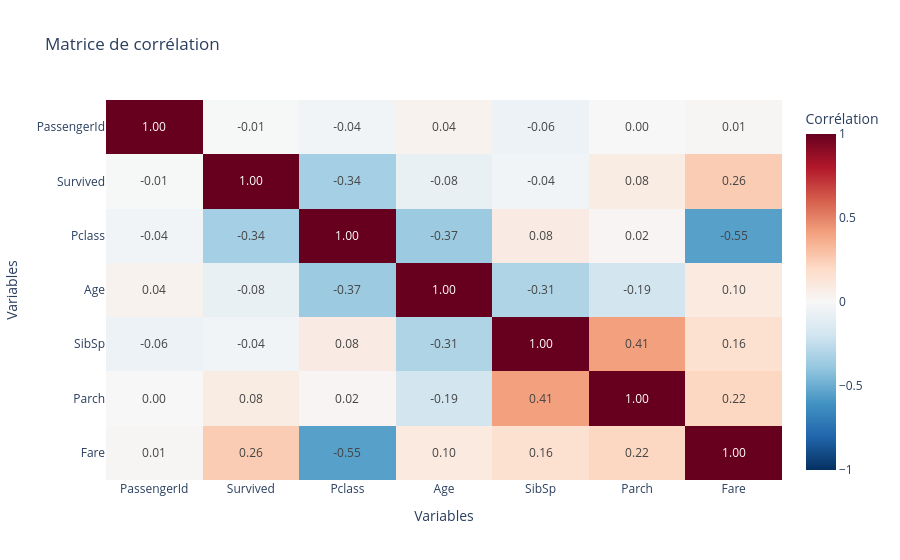

Write notebook code for a chart like this one.
### Markdown cell above
- Matrice de colération

### Code cell
if "df" not in globals():
    df = charger_donnees("train.csv", sep=",").copy()

corr_matrix = df.select_dtypes(include=["number"]).corr()

fig_corr = px.imshow(
    corr_matrix,
    text_auto=".2f",
    color_continuous_scale="RdBu_r",
    zmin=-1,
    zmax=1,
    aspect="auto",
    title="Matrice de corrélation"
 )

fig_corr.update_layout(
    xaxis_title="Variables",
    yaxis_title="Variables",
    coloraxis_colorbar_title="Corrélation"
 )

fig_corr.show()

### Figure 1 — Plotly figure (JSON) as saved in the notebook; plotly's stock layout.template omitted (floating-point values rounded to 4 significant figures)
{"data": [{"coloraxis": "coloraxis", "hovertemplate": "x: %{x}<br>y: %{y}<br>color: %{z}<extra></extra>", "name": "0", "texttemplate": "%{z:.2f}", "type": "heatmap", "x": ["PassengerId", "Survived", "Pclass", "Age", "SibSp", "Parch", "Fare"], "xaxis": "x", "y": ["PassengerId", "Survived", "Pclass", "Age", "SibSp", "Parch", "Fare"], "yaxis": "y", "z": [[1.0, -0.005007, -0.03514, 0.03685, -0.05753, -0.001652, 0.01266], [-0.005007, 1.0, -0.3385, -0.07722, -0.03532, 0.08163, 0.2573], [-0.03514, -0.3385, 1.0, -0.3692, 0.08308, 0.01844, -0.5495], [0.03685, -0.07722, -0.3692, 1.0, -0.3082, -0.1891, 0.09607], [-0.05753, -0.03532, 0.08308, -0.3082, 1.0, 0.4148, 0.1597], [-0.001652, 0.08163, 0.01844, -0.1891, 0.4148, 1.0, 0.2162], [0.01266, 0.2573, -0.5495, 0.09607, 0.1597, 0.2162, 1.0]]}], "layout": {"coloraxis": {"cmax": 1, "cmin": -1, "colorbar": {"title": {"text": "Corrélation"}}, "colorscale": [[0.0, "rgb(5,48,97)"], [0.1, "rgb(33,102,172)"], [0.2, "rgb(67,147,195)"], [0.3, "rgb(146,197,222)"], [0.4, "rgb(209,229,240)"], [0.5, "rgb(247,247,247)"], [0.6, "rgb(253,219,199)"], [0.7, "rgb(244,165,130)"], [0.8, "rgb(214,96,77)"], [0.9, "rgb(178,24,43)"], [1.0, "rgb(103,0,31)"]]}, "title": {"text": "Matrice de corrélation"}, "xaxis": {"anchor": "y", "domain": [0.0, 1.0], "title": {"text": "Variables"}}, "yaxis": {"anchor": "x", "autorange": "reversed", "domain": [0.0, 1.0], "title": {"text": "Variables"}}}}
